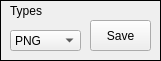
          <widget class="QFrame" name="frame_saveImage">
           <property name="geometry">
            <rect>
             <x>0</x>
             <y>100</y>
             <width>161</width>
             <height>61</height>
            </rect>
           </property>
           <property name="frameShape">
            <enum>QFrame::Box</enum>
           </property>
           <widget class="QLabel" name="label_types">
            <property name="geometry">
             <rect>
              <x>10</x>
              <y>0</y>
              <width>68</width>
              <height>21</height>
             </rect>
            </property>
            <property name="text">
             <string>Types</string>
            </property>
           </widget>
           <widget class="QComboBox" name="comboBox_saveType">
            <property name="geometry">
             <rect>
              <x>10</x>
              <y>30</y>
              <width>71</width>
              <height>21</height>
             </rect>
            </property>
            <item>
             <property name="text">
              <string>PNG</string>
             </property>
            </item>
            <item>
             <property name="text">
              <string>EPS</string>
             </property>
            </item>
           </widget>
           <widget class="QPushButton" name="pushButton_saveImage">
            <property name="geometry">
             <rect>
              <x>90</x>
              <y>20</y>
              <width>61</width>
              <height>31</height>
             </rect>
            </property>
            <property name="text">
             <string>Save</string>
            </property>
           </widget>
          </widget>
